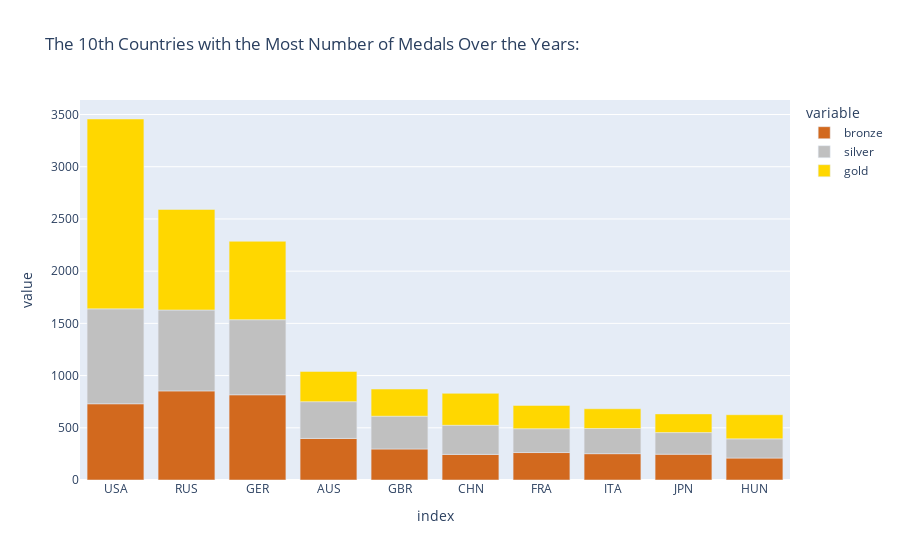

The code cell stored with this chart in its notebook:
### Code cell
pd.options.plotting.backend = "plotly"
import plotly.express as px


best = ['USA', 'RUS','GER','AUS','GBR','CHN','FRA','ITA','JPN','HUN']
bronze = []
silver = []
gold = []

for b in best:
    for i in range(1,4):
        relevant = df_groups[df_groups.index == (b, i)]
        medal_res = relevant['medal bin'].values[0]
        if i==1:
            bronze.append(medal_res)
        if i==2:
            silver.append(medal_res)
        if i==3:
            gold.append(medal_res)


df_dict = pd.DataFrame({'bronze':bronze, 'silver':silver, 'gold':gold}, index=best)
fig2 = px.bar(df_dict, color_discrete_sequence=["chocolate", "silver", "gold"], title="The 10th Countries with the Most Number of Medals Over the Years:")
fig2.show("png")

### Figure 1 — Plotly figure (JSON) as saved in the notebook; plotly's stock layout.template omitted (floating-point values rounded to 4 significant figures)
{"data": [{"alignmentgroup": "True", "hovertemplate": "variable=bronze<br>index=%{x}<br>value=%{y}<extra></extra>", "legendgroup": "bronze", "marker": {"color": "chocolate", "pattern": {"shape": ""}}, "name": "bronze", "offsetgroup": "bronze", "orientation": "v", "showlegend": true, "textposition": "auto", "type": "bar", "x": ["USA", "RUS", "GER", "AUS", "GBR", "CHN", "FRA", "ITA", "JPN", "HUN"], "xaxis": "x", "y": [730, 853, 816, 398, 297, 245, 263, 252, 247, 210], "yaxis": "y"}, {"alignmentgroup": "True", "hovertemplate": "variable=silver<br>index=%{x}<br>value=%{y}<extra></extra>", "legendgroup": "silver", "marker": {"color": "silver", "pattern": {"shape": ""}}, "name": "silver", "offsetgroup": "silver", "orientation": "v", "showlegend": true, "textposition": "auto", "type": "bar", "x": ["USA", "RUS", "GER", "AUS", "GBR", "CHN", "FRA", "ITA", "JPN", "HUN"], "xaxis": "x", "y": [909, 775, 719, 352, 314, 279, 228, 241, 207, 184], "yaxis": "y"}, {"alignmentgroup": "True", "hovertemplate": "variable=gold<br>index=%{x}<br>value=%{y}<extra></extra>", "legendgroup": "gold", "marker": {"color": "gold", "pattern": {"shape": ""}}, "name": "gold", "offsetgroup": "gold", "orientation": "v", "showlegend": true, "textposition": "auto", "type": "bar", "x": ["USA", "RUS", "GER", "AUS", "GBR", "CHN", "FRA", "ITA", "JPN", "HUN"], "xaxis": "x", "y": [1818, 963, 751, 290, 260, 306, 223, 189, 179, 231], "yaxis": "y"}], "layout": {"barmode": "relative", "legend": {"title": {"text": "variable"}, "tracegroupgap": 0}, "title": {"text": "The 10th Countries with the Most Number of Medals Over the Years:"}, "xaxis": {"anchor": "y", "domain": [0, 1], "title": {"text": "index"}}, "yaxis": {"anchor": "x", "domain": [0, 1], "title": {"text": "value"}}}}
